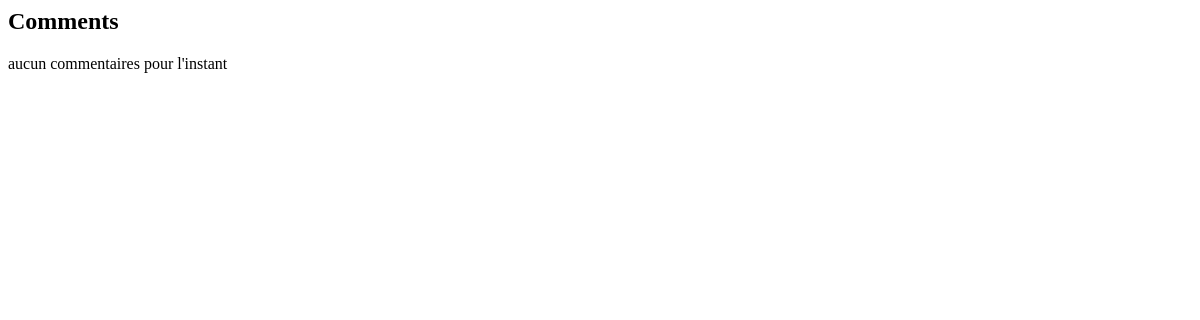
The page /comments/21/ on the database as committed earlier.
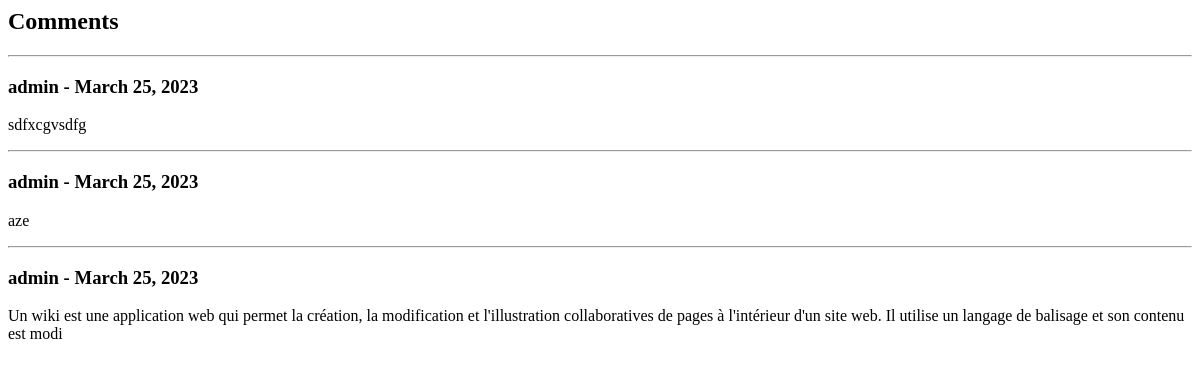
The same page on the database as committed later.
### blog_app/models.py (models this page shows)
class CommentModels(models.Model):
    username = models.CharField(max_length=30, blank=False)
    date = models.DateField(auto_now_add=True)
    content = models.TextField(max_length=200, blank=False)
    post = models.ForeignKey(PostModels, on_delete=models.CASCADE, related_name='comments')

### blog_app/views.py (the view)
# urls.py: path('comments/<int:pk>/', views.comments_area, name='comments_area'),
def comments_area(request, pk):
    print("")
    print("-----esapce commentaires-----")
    print("")
    post = get_object_or_404(models.PostModels, pk=pk)
    print(post.id)
    print("request: ", request)
    print("request.POST: ",request.POST)
    print("request.method: ",request.method)
    print("request.GET: ",request.GET)
    if request.user.is_authenticated:
        if request.method == "POST":
            form = forms.CreateCommentForm(request.POST)
            if form.is_valid():
                username = request.user.username
                content = form.cleaned_data['content']
                print("-request: ",request)
                print("-content: ",content)
                print("id: ",post.id)
                models.CommentModels.objects.create(post=post, username=username, content=content)
    else:
        form = None
    comments = models.CommentModels.objects.filter(post=post).order_by('-id')
    print("nombre: ",len(comments))
    context={
        'post': post,
        'comments': comments,
        'form': form,
    }
    print("ca marche")
    for comment in comments:
        print(comment.content)
    return render(request, 'blog_app/comments.html', context)

### blog_app/templates/blog_app/comments.html (shortened to what this page needs)
{% if post %}
<div class="content" id="comments-area">
    <h2>Comments</h2>
    <div class="comments">
        {% if comments %}
        {% for comment in comments %}
            <hr>
            <div class="comment">
                <h3>{{ comment.username }} - {{ comment.date }}</h3>
                <p>{{ comment.content }}</p>
            </div>
        {% endfor %}
        {% else %}
        aucun commentaires pour l'instant
        {% endif %}
    </div>
</div>
{% endif %}

Rows that differ between the two databases and show on the page:
added CommentModels: username "admin", date "March 25, 2023", content "sdfxcgvsdfg"
added CommentModels: username "admin", date "March 25, 2023", content "aze"
added CommentModels: username "admin", date "March 25, 2023", content "Un wiki est une application web qui permet la création, la modification et l'illustration collaboratives de pages à l'intérieur d'un site web. Il utilise un langage de balisage et son contenu est modi"
Other text that changed with them:
text no longer shown: "aucun commentaires pour l'instant"
